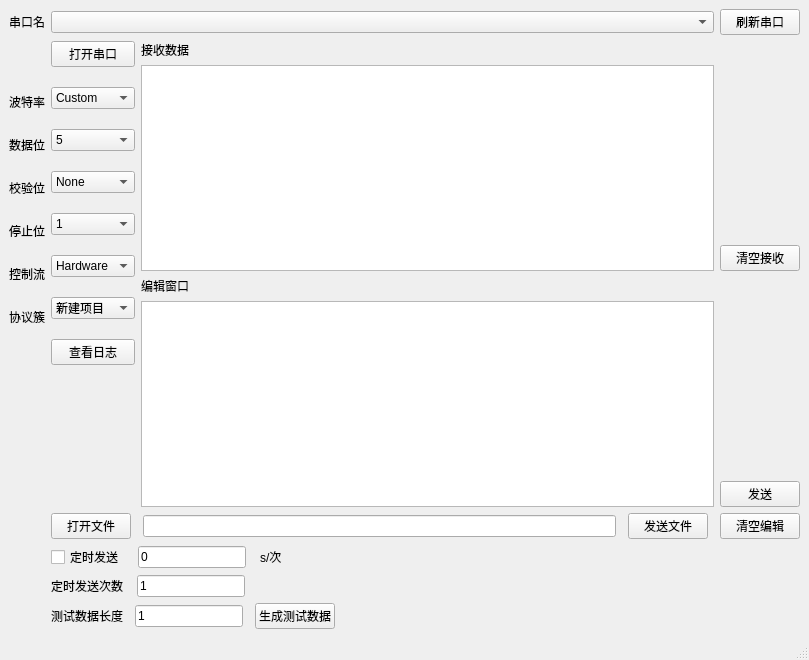
<?xml version="1.0" encoding="UTF-8"?>
<ui version="4.0">
 <class>MainWindow</class>
 <widget class="QMainWindow" name="MainWindow">
  <property name="geometry">
   <rect>
    <x>0</x>
    <y>0</y>
    <width>809</width>
    <height>660</height>
   </rect>
  </property>
  <property name="windowTitle">
   <string>MainWindow</string>
  </property>
  <widget class="QWidget" name="centralwidget">
   <layout class="QGridLayout" name="gridLayout_5">
    <item row="0" column="0">
     <layout class="QGridLayout" name="gridLayout_4">
      <item row="0" column="0" colspan="3">
       <layout class="QGridLayout" name="gridLayout_2" columnstretch="0,1">
        <item row="0" column="0">
         <widget class="QLabel" name="label">
          <property name="text">
           <string>串口名</string>
          </property>
          <property name="alignment">
           <set>Qt::AlignLeading|Qt::AlignLeft|Qt::AlignVCenter</set>
          </property>
         </widget>
        </item>
        <item row="0" column="1">
         <widget class="QComboBox" name="PortBox">
          <property name="sizeAdjustPolicy">
           <enum>QComboBox::AdjustToContents</enum>
          </property>
         </widget>
        </item>
       </layout>
      </item>
      <item row="1" column="0">
       <layout class="QGridLayout" name="gridLayout_3">
        <property name="sizeConstraint">
         <enum>QLayout::SetDefaultConstraint</enum>
        </property>
        <property name="topMargin">
         <number>52</number>
        </property>
        <property name="bottomMargin">
         <number>10</number>
        </property>
        <property name="verticalSpacing">
         <number>25</number>
        </property>
        <item row="0" column="0">
         <widget class="QLabel" name="label_2">
          <property name="text">
           <string>波特率</string>
          </property>
         </widget>
        </item>
        <item row="1" column="0">
         <widget class="QLabel" name="label_3">
          <property name="text">
           <string>数据位</string>
          </property>
         </widget>
        </item>
        <item row="2" column="0">
         <widget class="QLabel" name="label_4">
          <property name="text">
           <string>校验位</string>
          </property>
         </widget>
        </item>
        <item row="3" column="0">
         <widget class="QLabel" name="label_5">
          <property name="text">
           <string>停止位</string>
          </property>
         </widget>
        </item>
        <item row="4" column="0">
         <widget class="QLabel" name="label_6">
          <property name="text">
           <string>控制流</string>
          </property>
         </widget>
        </item>
        <item row="5" column="0">
         <widget class="QLabel" name="label_13">
          <property name="text">
           <string>协议簇</string>
          </property>
         </widget>
        </item>
        <item row="6" column="0">
         <spacer name="verticalSpacer_14">
          <property name="orientation">
           <enum>Qt::Vertical</enum>
          </property>
          <property name="sizeHint" stdset="0">
           <size>
            <width>20</width>
            <height>40</height>
           </size>
          </property>
         </spacer>
        </item>
        <item row="7" column="0">
         <widget class="QLabel" name="label_12">
          <property name="text">
           <string/>
          </property>
         </widget>
        </item>
       </layout>
      </item>
      <item row="1" column="1">
       <layout class="QVBoxLayout" name="verticalLayout">
        <property name="spacing">
         <number>20</number>
        </property>
        <property name="topMargin">
         <number>0</number>
        </property>
        <item>
         <widget class="QPushButton" name="SerialSwitchButton">
          <property name="text">
           <string>打开串口</string>
          </property>
         </widget>
        </item>
        <item>
         <widget class="QComboBox" name="BaudBox">
          <item>
           <property name="text">
            <string>Custom</string>
           </property>
          </item>
          <item>
           <property name="text">
            <string>110</string>
           </property>
          </item>
          <item>
           <property name="text">
            <string>300</string>
           </property>
          </item>
          <item>
           <property name="text">
            <string>600</string>
           </property>
          </item>
          <item>
           <property name="text">
            <string>1200</string>
           </property>
          </item>
          <item>
           <property name="text">
            <string>2400</string>
           </property>
          </item>
          <item>
           <property name="text">
            <string>4800</string>
           </property>
          </item>
          <item>
           <property name="text">
            <string>9600</string>
           </property>
          </item>
          <item>
           <property name="text">
            <string>14400</string>
           </property>
          </item>
          <item>
           <property name="text">
            <string>19200</string>
           </property>
          </item>
          <item>
           <property name="text">
            <string>38400</string>
           </property>
          </item>
          <item>
           <property name="text">
            <string>56000</string>
           </property>
          </item>
          <item>
           <property name="text">
            <string>57600</string>
           </property>
          </item>
          <item>
           <property name="text">
            <string>115200</string>
           </property>
          </item>
          <item>
           <property name="text">
            <string>128000</string>
           </property>
          </item>
          <item>
           <property name="text">
            <string>230400</string>
           </property>
          </item>
          <item>
           <property name="text">
            <string>256000</string>
           </property>
          </item>
          <item>
           <property name="text">
            <string>460800</string>
           </property>
          </item>
          <item>
           <property name="text">
            <string>500000</string>
           </property>
          </item>
          <item>
           <property name="text">
            <string>512000</string>
           </property>
          </item>
          <item>
           <property name="text">
            <string>600000</string>
           </property>
          </item>
          <item>
           <property name="text">
            <string>750000</string>
           </property>
          </item>
          <item>
           <property name="text">
            <string>921600</string>
           </property>
          </item>
          <item>
           <property name="text">
            <string>1000000</string>
           </property>
          </item>
          <item>
           <property name="text">
            <string>1500000</string>
           </property>
          </item>
          <item>
           <property name="text">
            <string>2000000</string>
           </property>
          </item>
         </widget>
        </item>
        <item>
         <widget class="QComboBox" name="BitBox">
          <item>
           <property name="text">
            <string>5</string>
           </property>
          </item>
          <item>
           <property name="text">
            <string>6</string>
           </property>
          </item>
          <item>
           <property name="text">
            <string>7</string>
           </property>
          </item>
          <item>
           <property name="text">
            <string>8</string>
           </property>
          </item>
         </widget>
        </item>
        <item>
         <widget class="QComboBox" name="ParityBox">
          <item>
           <property name="text">
            <string>None</string>
           </property>
          </item>
          <item>
           <property name="text">
            <string>Odd</string>
           </property>
          </item>
          <item>
           <property name="text">
            <string>Even</string>
           </property>
          </item>
          <item>
           <property name="text">
            <string>Mark</string>
           </property>
          </item>
          <item>
           <property name="text">
            <string>Space</string>
           </property>
          </item>
         </widget>
        </item>
        <item>
         <widget class="QComboBox" name="StopBox">
          <item>
           <property name="text">
            <string>1</string>
           </property>
          </item>
          <item>
           <property name="text">
            <string>1.5</string>
           </property>
          </item>
          <item>
           <property name="text">
            <string>2</string>
           </property>
          </item>
         </widget>
        </item>
        <item>
         <widget class="QComboBox" name="ControlBox">
          <item>
           <property name="text">
            <string>Hardware</string>
           </property>
          </item>
          <item>
           <property name="text">
            <string>Software</string>
           </property>
          </item>
          <item>
           <property name="text">
            <string>None</string>
           </property>
          </item>
          <item>
           <property name="text">
            <string>Custom</string>
           </property>
          </item>
         </widget>
        </item>
        <item>
         <widget class="QComboBox" name="ProtocolBox">
          <item>
           <property name="text">
            <string>新建项目</string>
           </property>
          </item>
          <item>
           <property name="text">
            <string>新建项目</string>
           </property>
          </item>
          <item>
           <property name="text">
            <string>新建项目</string>
           </property>
          </item>
          <item>
           <property name="text">
            <string>新建项目</string>
           </property>
          </item>
         </widget>
        </item>
        <item>
         <widget class="QPushButton" name="ViewLogButton">
          <property name="text">
           <string>查看日志</string>
          </property>
         </widget>
        </item>
        <item>
         <spacer name="verticalSpacer">
          <property name="orientation">
           <enum>Qt::Vertical</enum>
          </property>
          <property name="sizeHint" stdset="0">
           <size>
            <width>20</width>
            <height>40</height>
           </size>
          </property>
         </spacer>
        </item>
       </layout>
      </item>
      <item row="1" column="2">
       <layout class="QVBoxLayout" name="verticalLayout_4">
        <item>
         <widget class="QLabel" name="label_8">
          <property name="text">
           <string>接收数据</string>
          </property>
         </widget>
        </item>
        <item>
         <widget class="QTextEdit" name="ReceivingWindow"/>
        </item>
        <item>
         <widget class="QLabel" name="label_7">
          <property name="text">
           <string>编辑窗口</string>
          </property>
         </widget>
        </item>
        <item>
         <widget class="QPlainTextEdit" name="EditWindow"/>
        </item>
       </layout>
      </item>
      <item row="1" column="3">
       <layout class="QVBoxLayout" name="verticalLayout_3">
        <item>
         <spacer name="verticalSpacer_15">
          <property name="orientation">
           <enum>Qt::Vertical</enum>
          </property>
          <property name="sizeHint" stdset="0">
           <size>
            <width>20</width>
            <height>40</height>
           </size>
          </property>
         </spacer>
        </item>
        <item>
         <widget class="QPushButton" name="ClearReceive">
          <property name="text">
           <string>清空接收</string>
          </property>
         </widget>
        </item>
        <item>
         <spacer name="verticalSpacer_3">
          <property name="orientation">
           <enum>Qt::Vertical</enum>
          </property>
          <property name="sizeHint" stdset="0">
           <size>
            <width>20</width>
            <height>40</height>
           </size>
          </property>
         </spacer>
        </item>
        <item>
         <widget class="QPushButton" name="SendButton">
          <property name="text">
           <string>发送</string>
          </property>
         </widget>
        </item>
       </layout>
      </item>
      <item row="2" column="1" colspan="3">
       <layout class="QHBoxLayout" name="horizontalLayout">
        <property name="spacing">
         <number>12</number>
        </property>
        <property name="bottomMargin">
         <number>0</number>
        </property>
        <item>
         <widget class="QPushButton" name="FileOpenButton">
          <property name="text">
           <string>打开文件</string>
          </property>
         </widget>
        </item>
        <item>
         <widget class="QLineEdit" name="FileName"/>
        </item>
        <item>
         <widget class="QPushButton" name="FileSendButton">
          <property name="text">
           <string>发送文件</string>
          </property>
         </widget>
        </item>
        <item>
         <widget class="QPushButton" name="ClearEdit">
          <property name="text">
           <string>清空编辑</string>
          </property>
         </widget>
        </item>
       </layout>
      </item>
      <item row="3" column="1" colspan="2">
       <layout class="QHBoxLayout" name="horizontalLayout_3">
        <property name="spacing">
         <number>14</number>
        </property>
        <property name="rightMargin">
         <number>0</number>
        </property>
        <item>
         <widget class="QCheckBox" name="DelaySend">
          <property name="text">
           <string>定时发送</string>
          </property>
         </widget>
        </item>
        <item>
         <widget class="QLineEdit" name="DelayTimeEdit">
          <property name="sizePolicy">
           <sizepolicy hsizetype="Fixed" vsizetype="Fixed">
            <horstretch>0</horstretch>
            <verstretch>0</verstretch>
           </sizepolicy>
          </property>
          <property name="text">
           <string>0</string>
          </property>
         </widget>
        </item>
        <item>
         <widget class="QLabel" name="label_9">
          <property name="text">
           <string>s/次</string>
          </property>
         </widget>
        </item>
        <item>
         <spacer name="horizontalSpacer">
          <property name="orientation">
           <enum>Qt::Horizontal</enum>
          </property>
          <property name="sizeHint" stdset="0">
           <size>
            <width>40</width>
            <height>20</height>
           </size>
          </property>
         </spacer>
        </item>
       </layout>
      </item>
      <item row="4" column="1" colspan="2">
       <layout class="QHBoxLayout" name="horizontalLayout_4">
        <property name="spacing">
         <number>14</number>
        </property>
        <item>
         <widget class="QLabel" name="label_10">
          <property name="text">
           <string>定时发送次数</string>
          </property>
         </widget>
        </item>
        <item>
         <widget class="QLineEdit" name="DelaySendTimes">
          <property name="sizePolicy">
           <sizepolicy hsizetype="Fixed" vsizetype="Fixed">
            <horstretch>0</horstretch>
            <verstretch>0</verstretch>
           </sizepolicy>
          </property>
          <property name="text">
           <string>1</string>
          </property>
         </widget>
        </item>
        <item>
         <spacer name="horizontalSpacer_2">
          <property name="orientation">
           <enum>Qt::Horizontal</enum>
          </property>
          <property name="sizeHint" stdset="0">
           <size>
            <width>40</width>
            <height>20</height>
           </size>
          </property>
         </spacer>
        </item>
       </layout>
      </item>
      <item row="5" column="1" colspan="2">
       <layout class="QHBoxLayout" name="horizontalLayout_2">
        <property name="spacing">
         <number>12</number>
        </property>
        <item>
         <widget class="QLabel" name="label_11">
          <property name="text">
           <string>测试数据长度</string>
          </property>
         </widget>
        </item>
        <item>
         <widget class="QLineEdit" name="TestDataLength">
          <property name="sizePolicy">
           <sizepolicy hsizetype="Fixed" vsizetype="Fixed">
            <horstretch>0</horstretch>
            <verstretch>0</verstretch>
           </sizepolicy>
          </property>
          <property name="text">
           <string>1</string>
          </property>
         </widget>
        </item>
        <item>
         <widget class="QPushButton" name="GenerrateTestDataButton">
          <property name="text">
           <string>生成测试数据</string>
          </property>
         </widget>
        </item>
        <item>
         <spacer name="horizontalSpacer_3">
          <property name="orientation">
           <enum>Qt::Horizontal</enum>
          </property>
          <property name="sizeHint" stdset="0">
           <size>
            <width>40</width>
            <height>20</height>
           </size>
          </property>
         </spacer>
        </item>
       </layout>
      </item>
      <item row="0" column="3">
       <widget class="QPushButton" name="flushPort">
        <property name="text">
         <string>刷新串口</string>
        </property>
       </widget>
      </item>
     </layout>
    </item>
   </layout>
  </widget>
  <widget class="QMenuBar" name="menubar">
   <property name="geometry">
    <rect>
     <x>0</x>
     <y>0</y>
     <width>809</width>
     <height>28</height>
    </rect>
   </property>
  </widget>
  <widget class="QStatusBar" name="statusbar"/>
 </widget>
 <resources/>
 <connections/>
</ui>
